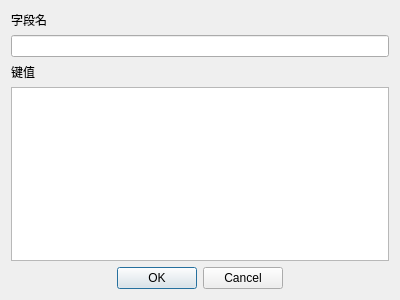
<?xml version="1.0" encoding="UTF-8"?>
<ui version="4.0">
 <class>dialogEditor</class>
 <widget class="QDialog" name="dialogEditor">
  <property name="windowModality">
   <enum>Qt::ApplicationModal</enum>
  </property>
  <property name="geometry">
   <rect>
    <x>0</x>
    <y>0</y>
    <width>400</width>
    <height>300</height>
   </rect>
  </property>
  <property name="acceptDrops">
   <bool>false</bool>
  </property>
  <property name="windowTitle">
   <string>编辑字段</string>
  </property>
  <layout class="QVBoxLayout" name="verticalLayout">
   <item>
    <widget class="QLabel" name="lblKey">
     <property name="text">
      <string>字段名</string>
     </property>
    </widget>
   </item>
   <item>
    <widget class="QLineEdit" name="keyEdit"/>
   </item>
   <item>
    <widget class="QLabel" name="lblValue">
     <property name="text">
      <string>键值</string>
     </property>
    </widget>
   </item>
   <item>
    <widget class="QTextEdit" name="valueEdit"/>
   </item>
   <item>
    <widget class="QDialogButtonBox" name="buttonBox">
     <property name="orientation">
      <enum>Qt::Horizontal</enum>
     </property>
     <property name="standardButtons">
      <set>QDialogButtonBox::Cancel|QDialogButtonBox::Ok</set>
     </property>
     <property name="centerButtons">
      <bool>true</bool>
     </property>
    </widget>
   </item>
  </layout>
 </widget>
 <resources/>
 <connections>
  <connection>
   <sender>buttonBox</sender>
   <signal>accepted()</signal>
   <receiver>dialogEditor</receiver>
   <slot>accept()</slot>
   <hints>
    <hint type="sourcelabel">
     <x>248</x>
     <y>254</y>
    </hint>
    <hint type="destinationlabel">
     <x>157</x>
     <y>274</y>
    </hint>
   </hints>
  </connection>
  <connection>
   <sender>buttonBox</sender>
   <signal>rejected()</signal>
   <receiver>dialogEditor</receiver>
   <slot>reject()</slot>
   <hints>
    <hint type="sourcelabel">
     <x>316</x>
     <y>260</y>
    </hint>
    <hint type="destinationlabel">
     <x>286</x>
     <y>274</y>
    </hint>
   </hints>
  </connection>
 </connections>
</ui>
